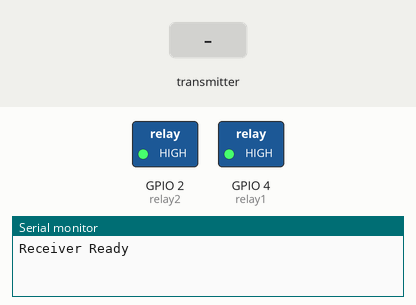
A sketch run on a simulated ESP32. Parts: switched loads named in the sketch (green lamp = pin HIGH), the last lines printed to the serial monitor. Inputs (shaded band) come from the test bench.

Above: at 1.2 s.
1.3 s: the transmitter starts sending bpm = 0
At 1.7 s:
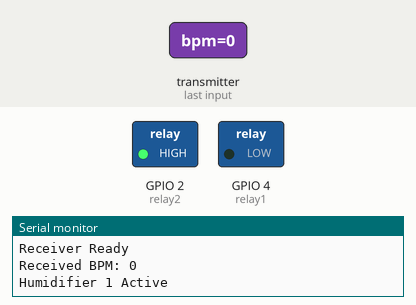
Timing chart, 0 to 4.3 s (numbered marks = the images above; inputs shaded):
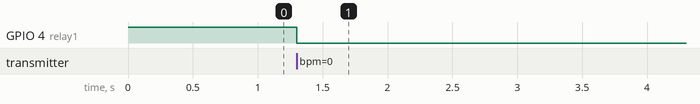

Measured:
- after the input at 1.3 s, GPIO 4 (relay1): HIGH → LOW at once

The sketch:

Receiver_conditional_with_screen.ino
```cpp
#include <WiFi.h>
#include <esp_now.h>

const int relay1 = 4;
const int relay2 = 2;

typedef struct {
  float bpm;
} Message;

Message incoming;

void onReceive(const esp_now_recv_info_t *info,
               const uint8_t *data,
               int len) {

  memcpy(&incoming, data, sizeof(incoming));

  Serial.print("Received BPM: ");
  Serial.println((int)incoming.bpm);

  if (incoming.bpm > 100) {

    digitalWrite(relay1, HIGH);  // OFF
    digitalWrite(relay2, LOW);   // ON

    Serial.println("Humidifier 2 Active");
  }
  else {

    digitalWrite(relay1, LOW);   // ON
    digitalWrite(relay2, HIGH);  // OFF

    Serial.println("Humidifier 1 Active");
  }
}

void setup() {

  Serial.begin(115200);

  pinMode(relay1, OUTPUT);
  pinMode(relay2, OUTPUT);

  digitalWrite(relay1, HIGH);
  digitalWrite(relay2, HIGH);

  WiFi.mode(WIFI_STA);

  if (esp_now_init() != ESP_OK) {
    Serial.println("ESP-NOW Init Failed");
    return;
  }

  esp_now_register_recv_cb(onReceive);

  Serial.println("Receiver Ready");
}

void loop() {
}
```
